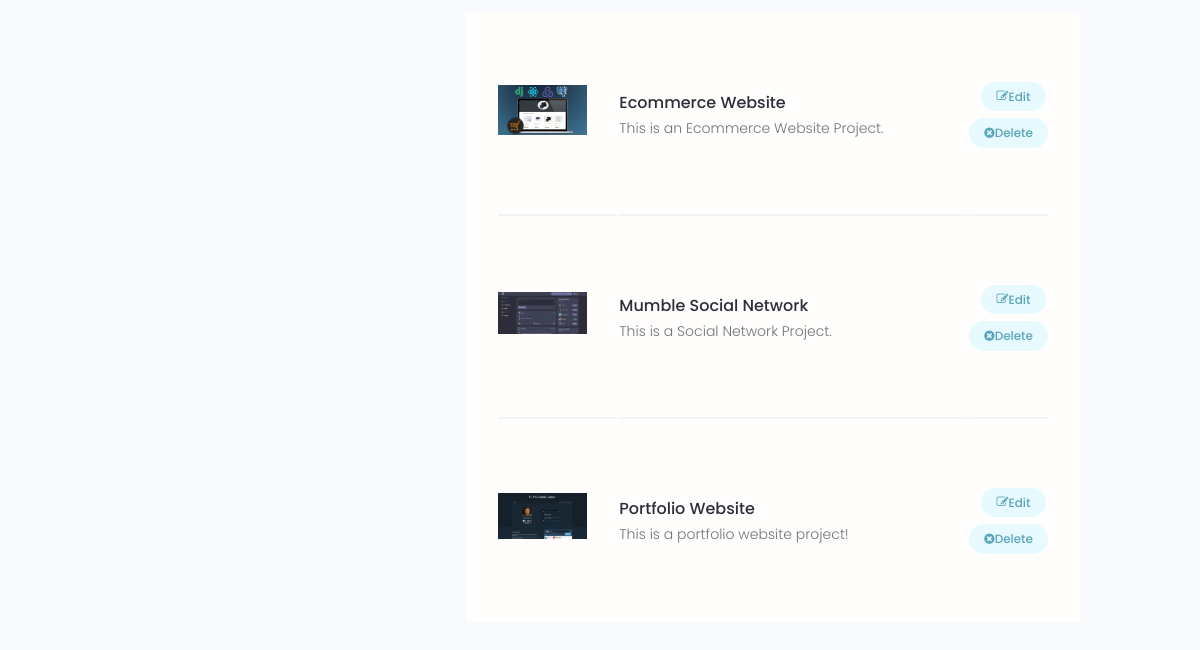
Page /account/ (signed in, lower part) on the earlier database version.
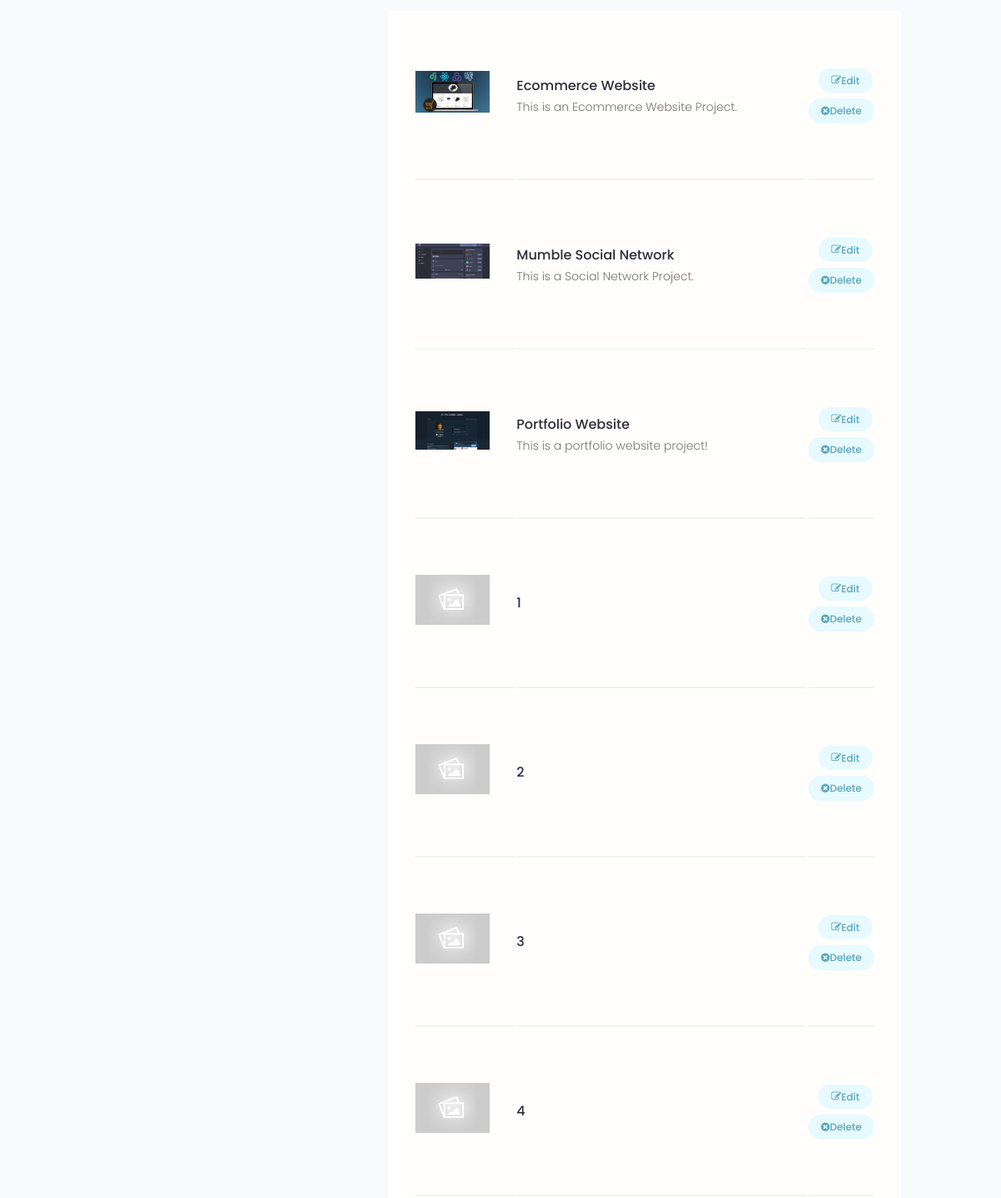
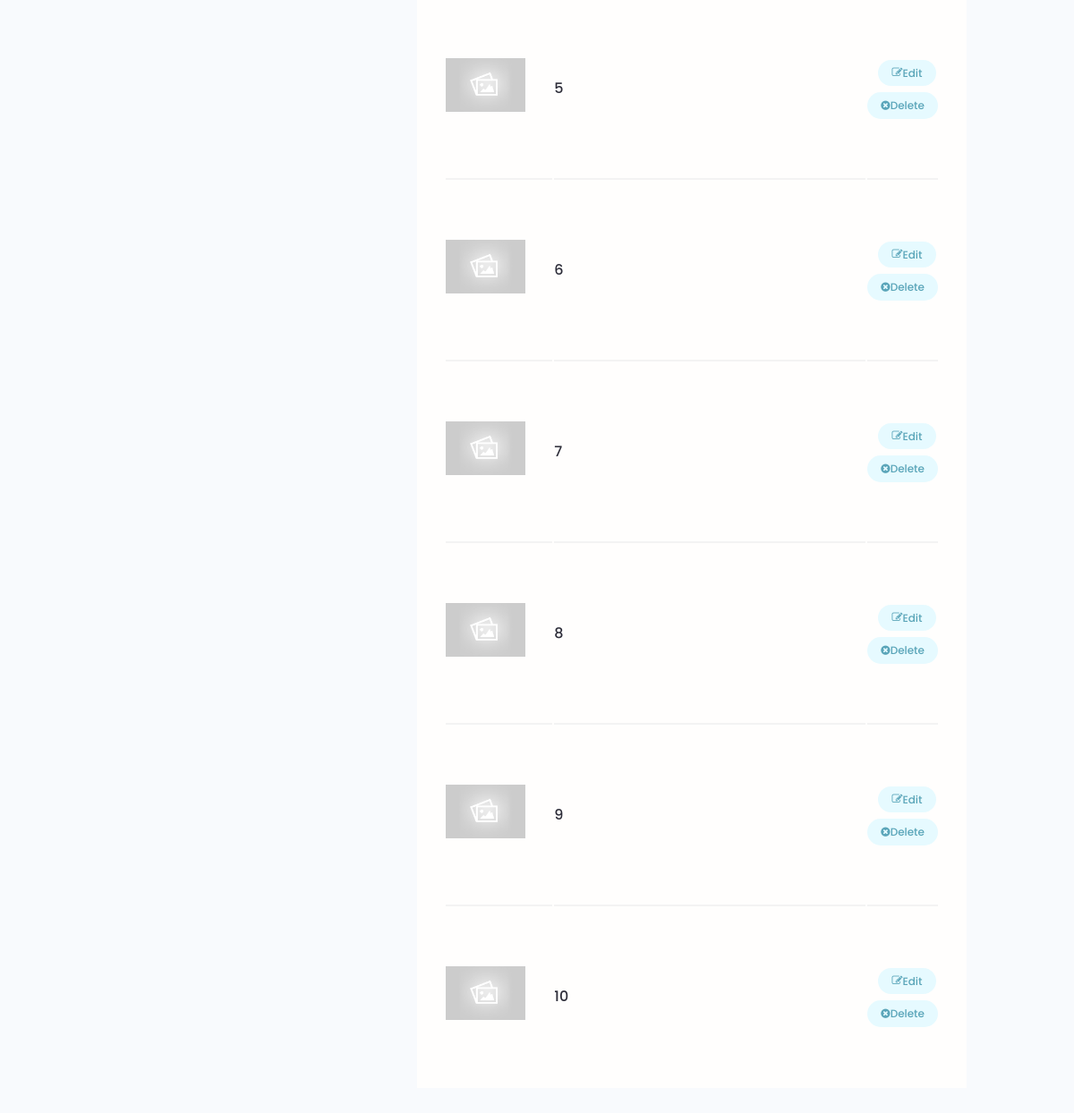
Same page on the later database version (2 pictures, top to bottom).
### projectsApp/models.py (models this page shows, shortened)
class Project(models.Model):
    owner = models.ForeignKey(Profile, null=True, blank=True, on_delete=models.SET_NULL) # We want to connect a project to a specific user profile - many-to-one relationship
    title = models.CharField(max_length=200)   # By default null=False - required to enter data in this field (for the database)
    description = models.TextField(null=True, blank=True)  # Does NOT require to enter data in this field! blank is the same but for django form to be submitted! We can submit a form without adding this!
    featured_image = models.ImageField(null=True, blank=True, default="default.jpg") # B/c its in "images" folder no need to specify path, otherwise path needed
    demo_link = models.CharField(max_length=2000, null=True, blank=True)
    source_link = models.CharField(max_length=2000, null=True, blank=True)
    tags = models.ManyToManyField('Tag', blank=True)  # The tag can be connected to many models
    vote_total = models.IntegerField(default=0, null=True, blank=True)
    vote_ratio = models.IntegerField(default=0, null=True, blank=True)
    created = models.DateTimeField(auto_now_add=True)
    id = models.UUIDField(default=uuid.uuid4, unique=True, primary_key=True, editable=False)
    class Meta:
        ordering = ['created'] # Order projects oldest to newest (for newst to oldest do '-created')

### usersApp/views.py (the view)
# urls.py: path('account/', views.userAccount, name="account"),
@login_required(login_url='login')
def userAccount(request):
    profile = request.user.profile
    skills =  profile.skill_set.all()
    projects = profile.project_set.all()
    context = {'profile':profile, 'skills':skills, 'projects':projects}
    return render(request, 'usersApp/account.html', context)

### usersApp/templates/usersApp/account.html (shortened to what this page needs)
{% extends 'main.html' %}
{% block content %}
  <main class="settingsPage profile my-md">
    <div class="container">
      <div class="layout">
        <div class="column column--1of3">
        </div>
        <div class="column column--2of3">
          <table class="settings__table">
            {% for project in projects %}
            <tr>
              <td class="settings__thumbnail">
                <a href="{% url 'project' project.id %}"><img src="{{project.featured_image.url}}" alt="Project Thumbnail" /></a>
              </td>
              <td class="settings__tableInfo">
                <a href="{% url 'project' project.id %}">{{project.title}}</a>
                <p>
                   {{project.description|slice:"150"}}
                </p>
              </td>
              <td class="settings__tableActions">
                <a class="tag tag--pill tag--main settings__btn" href="{% url 'update-project' project.id %}"><i class="fa fa-edit"></i> Edit</a>
                <a class="tag tag--pill tag--main settings__btn" href="{% url 'delete-project' project.id %}?next=/account"><i class="fa fa-times-circle"></i>
                  Delete</a>
              </td>
            </tr>
            {% endfor  %}
          </table>
        </div>
      </div>
    </div>
  </main>
{% endblock content %}

Differences in the rows shown:
added Project: featured_image (placeholder picture), title "1"
added Project: featured_image (placeholder picture), title "2"
added Project: featured_image (placeholder picture), title "3"
added Project: featured_image (placeholder picture), title "4"
added Project: featured_image (placeholder picture), title "5"
added Project: featured_image (placeholder picture), title "6"
added Project: featured_image (placeholder picture), title "7"
added Project: featured_image (placeholder picture), title "8"
added Project: featured_image (placeholder picture), title "9"
added Project: featured_image (placeholder picture), title "10"
